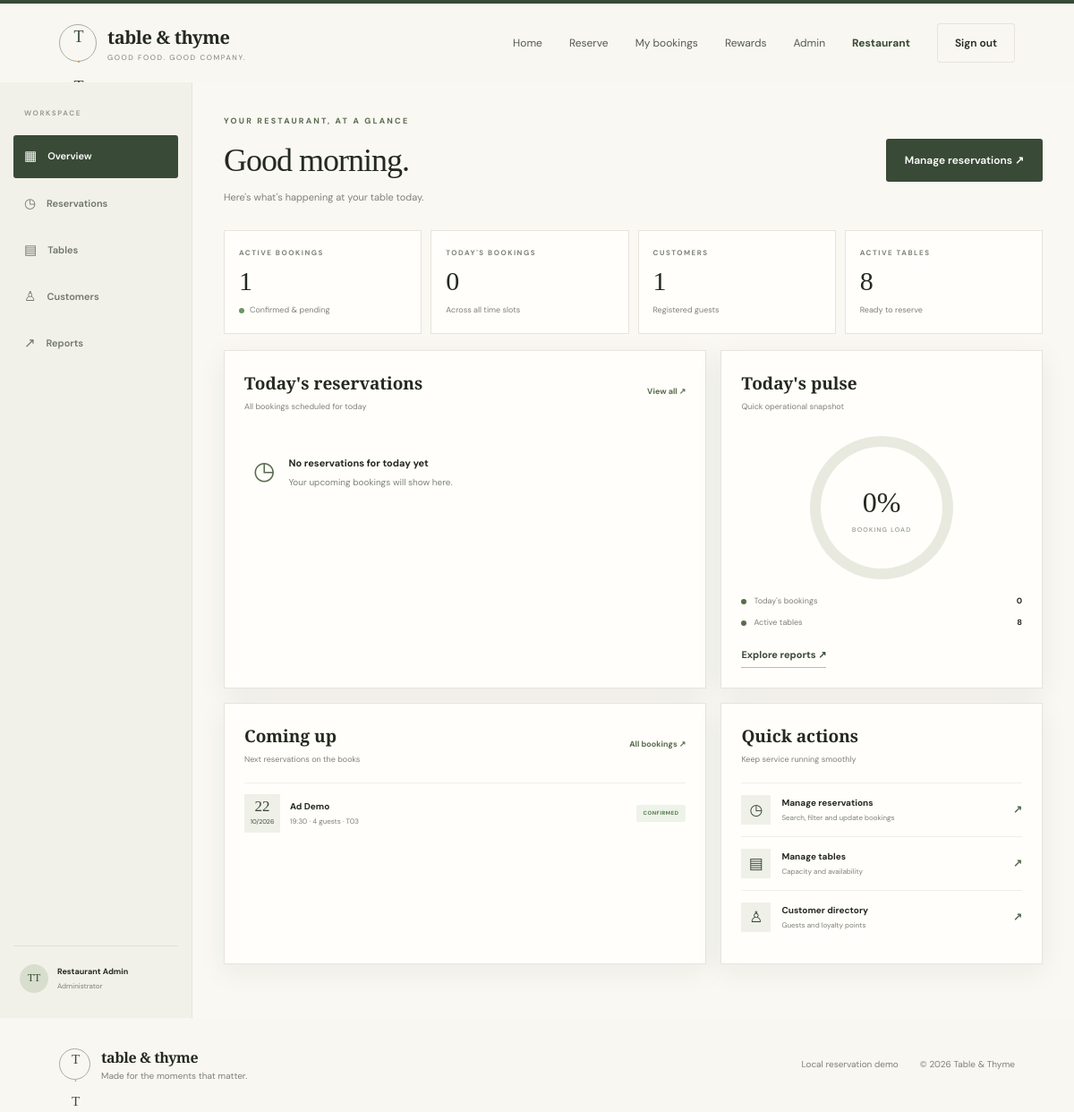
The page /admin (signed in) on the database its author committed.
### tables this page shows
CREATE TABLE users (
    id INTEGER PRIMARY KEY AUTOINCREMENT,
    name TEXT NOT NULL,
    email TEXT NOT NULL UNIQUE COLLATE NOCASE,
    phone TEXT NOT NULL,
    password_hash TEXT NOT NULL,
    role TEXT NOT NULL DEFAULT 'customer' CHECK(role IN ('customer','admin')),
    created_at TEXT NOT NULL DEFAULT CURRENT_TIMESTAMP
);

CREATE TABLE reservations (
    id INTEGER PRIMARY KEY AUTOINCREMENT,
    reference TEXT NOT NULL UNIQUE,
    user_id INTEGER NOT NULL,
    table_id INTEGER NOT NULL,
    reservation_date TEXT NOT NULL,
    start_time TEXT NOT NULL,
    end_time TEXT NOT NULL,
    guests INTEGER NOT NULL CHECK(guests > 0),
    occasion TEXT,
    notes TEXT,
    status TEXT NOT NULL DEFAULT 'CONFIRMED'
      CHECK(status IN ('PENDING','CONFIRMED','CANCELLED','COMPLETED','NO_SHOW')),
    created_at TEXT NOT NULL DEFAULT CURRENT_TIMESTAMP,
    FOREIGN KEY(user_id) REFERENCES users(id),
    FOREIGN KEY(table_id) REFERENCES restaurant_tables(id)
);

CREATE TABLE restaurant_tables (
    id INTEGER PRIMARY KEY AUTOINCREMENT,
    table_number TEXT NOT NULL UNIQUE,
    capacity INTEGER NOT NULL CHECK(capacity > 0),
    area TEXT NOT NULL DEFAULT 'Main Dining',
    is_active INTEGER NOT NULL DEFAULT 1 CHECK(is_active IN (0,1))
);

### app.py (the view)
@app.route("/admin")
@admin_required
def admin_dashboard():
    conn = get_db()
    today_str = date.today().isoformat()
    total = conn.execute("SELECT COUNT(*) FROM reservations WHERE status IN ('PENDING','CONFIRMED')").fetchone()[0]
    today_count = conn.execute("SELECT COUNT(*) FROM reservations WHERE reservation_date=? AND status IN ('PENDING','CONFIRMED')", (today_str,)).fetchone()[0]
    customers = conn.execute("SELECT COUNT(*) FROM users WHERE role='customer'").fetchone()[0]
    active_tables = conn.execute("SELECT COUNT(*) FROM restaurant_tables WHERE is_active=1").fetchone()[0]
    today_bookings = conn.execute("""
        SELECT r.*, u.name AS customer_name, u.phone, t.table_number
        FROM reservations r JOIN users u ON u.id=r.user_id JOIN restaurant_tables t ON t.id=r.table_id
        WHERE r.reservation_date=? ORDER BY r.start_time LIMIT 10
    """, (today_str,)).fetchall()
    upcoming = conn.execute("""
        SELECT r.*, u.name AS customer_name, t.table_number
        FROM reservations r JOIN users u ON u.id=r.user_id JOIN restaurant_tables t ON t.id=r.table_id
        WHERE r.reservation_date>=? AND r.status IN ('PENDING','CONFIRMED')
        ORDER BY r.reservation_date,r.start_time LIMIT 8
    """, (today_str,)).fetchall()
    conn.close()
    occupancy = round((today_count / active_tables) * 100) if active_tables else 0
    return render_template("admin_dashboard.html", total=total, today_count=today_count, customers=customers,
                           active_tables=active_tables, today_bookings=today_bookings, upcoming=upcoming, occupancy=min(occupancy,100))

### app.py (called while the page is built)
def current_user():
    if not session.get("user_id"):
        return None
    conn = get_db()
    user = conn.execute("SELECT id,name,email,phone,role FROM users WHERE id=?", (session["user_id"],)).fetchone()
    conn.close()
    return user

@app.context_processor
def inject_globals():
    return {"current_user": current_user(), "today": date.today().isoformat()}

def admin_required(fn):
    @wraps(fn)
    def wrapper(*args, **kwargs):
        user = current_user()
        if not user or user["role"] != "admin":
            flash("Administrator access is required.", "error")
            return redirect(url_for("login"))
        return fn(*args, **kwargs)
    return wrapper

### database.py (called while the page is built)
def get_db():
    conn = sqlite3.connect(DB_PATH, timeout=10)
    conn.row_factory = sqlite3.Row
    conn.execute("PRAGMA foreign_keys = ON")
    conn.execute("PRAGMA busy_timeout = 10000")
    return conn

### templates/admin_dashboard.html (shortened to what this page needs)
{% extends "base.html" %}
{% block content %}
<section class="admin-shell">
  <aside class="admin-sidebar"><div class="admin-label">WORKSPACE</div><a class="active" href="{{ url_for('admin_dashboard') }}">▦ <span>Overview</span></a><a href="{{ url_for('admin_reservations') }}">◷ <span>Reservations</span></a><a href="{{ url_for('admin_tables') }}">▤ <span>Tables</span></a><a href="{{ url_for('admin_customers') }}">♙ <span>Customers</span></a><a href="{{ url_for('admin_reports') }}">↗ <span>Reports</span></a><div class="sidebar-bottom"><div class="mini-avatar">TT</div><span><strong>Restaurant Admin</strong><small>Administrator</small></span></div></aside>
  <div class="admin-main">
    <div class="admin-page-head"><div><div class="eyebrow">YOUR RESTAURANT, AT A GLANCE</div><h1>Good morning.</h1><p>Here's what's happening at your table today.</p></div><a class="btn primary" href="{{ url_for('admin_reservations') }}">Manage reservations ↗</a></div>
    <div class="stats-row admin-stats">
      <div class="stat-card"><span class="stat-label">ACTIVE BOOKINGS</span><strong>{{ total }}</strong><span class="stat-foot"><i class="stat-dot green"></i> Confirmed & pending</span></div>
      <div class="stat-card"><span class="stat-label">TODAY'S BOOKINGS</span><strong>{{ today_count }}</strong><span class="stat-foot">Across all time slots</span></div>
      <div class="stat-card"><span class="stat-label">CUSTOMERS</span><strong>{{ customers }}</strong><span class="stat-foot">Registered guests</span></div>
      <div class="stat-card"><span class="stat-label">ACTIVE TABLES</span><strong>{{ active_tables }}</strong><span class="stat-foot">Ready to reserve</span></div>
    </div>
    <div class="admin-grid">
      <section class="panel wide-panel"><div class="panel-head"><div><h2>Today's reservations</h2><p>All bookings scheduled for today</p></div><a href="{{ url_for('admin_reservations', date=today) }}">View all ↗</a></div>
        {% if today_bookings %}<div class="table-shell"><table><thead><tr><th>GUEST</th><th>TIME</th><th>TABLE</th><th>PARTY</th><th>STATUS</th></tr></thead><tbody>{% for r in today_bookings %}<tr><td><strong>{{ r.customer_name }}</strong><small class="cell-sub">{{ r.reference }}</small></td><td>{{ r.start_time }}</td><td>{{ r.table_number }}</td><td>{{ r.guests }}</td><td><span class="status {{ r.status|lower }}">{{ r.status }}</span></td></tr>{% endfor %}</tbody></table></div>{% else %}<div class="empty-inline"><span>◷</span><div><strong>No reservations for today yet</strong><p>Your upcoming bookings will show here.</p></div></div>{% endif %}
      </section>
      <section class="panel occupancy-panel"><div class="panel-head"><div><h2>Today's pulse</h2><p>Quick operational snapshot</p></div></div><div class="occupancy-ring" style="--occupancy: {{ occupancy }}%"><div><strong>{{ occupancy }}%</strong><span>BOOKING LOAD</span></div></div><div class="occupancy-legend"><span><i></i> Today's bookings <strong>{{ today_count }}</strong></span><span><i></i> Active tables <strong>{{ active_tables }}</strong></span></div><a class="text-link" href="{{ url_for('admin_reports') }}">Explore reports ↗</a></section>
      <section class="panel upcoming-panel"><div class="panel-head"><div><h2>Coming up</h2><p>Next reservations on the books</p></div><a href="{{ url_for('admin_reservations') }}">All bookings ↗</a></div>
        {% for r in upcoming %}<div class="upcoming-item"><div class="upcoming-date"><strong>{{ r.reservation_date[8:10] }}</strong><small>{{ r.reservation_date[5:7] }}/{{ r.reservation_date[0:4] }}</small></div><div><strong>{{ r.customer_name }}</strong><small>{{ r.start_time }} · {{ r.guests }} guests · {{ r.table_number }}</small></div><span class="status {{ r.status|lower }}">{{ r.status }}</span></div>{% else %}<p class="muted pad">No upcoming reservations.</p>{% endfor %}
      </section>
      <section class="panel quick-panel"><div class="panel-head"><div><h2>Quick actions</h2><p>Keep service running smoothly</p></div></div><a class="quick-action" href="{{ url_for('admin_reservations') }}"><span>◷</span><div><strong>Manage reservations</strong><small>Search, filter and update bookings</small></div><b>↗</b></a><a class="quick-action" href="{{ url_for('admin_tables') }}"><span>▤</span><div><strong>Manage tables</strong><small>Capacity and availability</small></div><b>↗</b></a><a class="quick-action" href="{{ url_for('admin_customers') }}"><span>♙</span><div><strong>Customer directory</strong><small>Guests and loyalty points</small></div><b>↗</b></a></section>
    </div>
  </div>
</section>
{% endblock %}

### templates/base.html (shortened to what this page needs)
<!doctype html>
<html lang="en">
<head>
  <link rel="stylesheet" href="{{ url_for('static', filename='css/style.css') }}">
</head>
<body>
  <header class="nav-wrap">
    <a class="brand" href="{{ url_for('index') }}">
      <span class="brand-mark">T<span>·</span>T</span>
      <span class="brand-copy"><strong>table & thyme</strong><small>GOOD FOOD. GOOD COMPANY.</small></span>
    </a>
    <nav class="nav-links">
      <a href="{{ url_for('index') }}">Home</a>
      {% if current_user %}
        <a href="{{ url_for('book') }}">Reserve</a>
        <a href="{{ url_for('my_reservations') }}">My bookings</a>
        <a href="{{ url_for('loyalty') }}">Rewards</a>
        {% if current_user.role == 'admin' %}
          <a href="{{ url_for('admin_dashboard') }}">Admin</a>
        {% endif %}
        <span class="nav-user">{{ current_user.name.split()[0] }}</span>
        <a class="nav-cta outline" href="{{ url_for('logout') }}">Sign out</a>
      {% else %}
        <a href="{{ url_for('login') }}">Sign in</a>
        <a class="nav-cta" href="{{ url_for('register') }}">Join us</a>
      {% endif %}
    </nav>
  </header>
  <main>
    {% block content %}{% endblock %}
  </main>
  <footer class="footer">
    <div class="footer-brand"><span class="brand-mark">T<span>·</span>T</span><span><strong>table & thyme</strong><small>Made for the moments that matter.</small></span></div>
    <div class="footer-right"><span>Local reservation demo</span><span>© 2026 Table & Thyme</span></div>
  </footer>
</body>
</html>

### rows shown on the page
users: name "Restaurant"
reservations: reservation_date "22", reservation_date "10", reservation_date "2026", customer_name "Ad Demo", start_time "19:30", guests "4", table_number "T03", status "CONFIRMED"

### other values the page prints
{{ total }} "1"
{{ today_count }} "0"
{{ customers }} "1"
{{ active_tables }} "8"
{{ occupancy }} "0"
